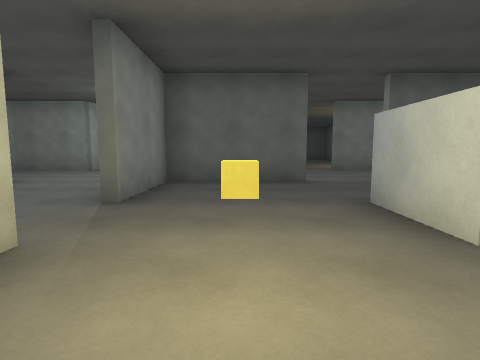
View 1 (above)

23 first-person views from a walk through a scene from a Unity 3-D project. The camera is 1.2 m above the floor, tilts 6° down and sees 80° across. Doors are open. The floor is counted in squares, 2 m on a side. Each view is taken from the middle of a square. On the plan, view 1 faces up. The plan holds only what a view shows up to about 9 squares ahead; the rest is blank. The place goes on beyond the plan. The player character is not drawn.

View 2
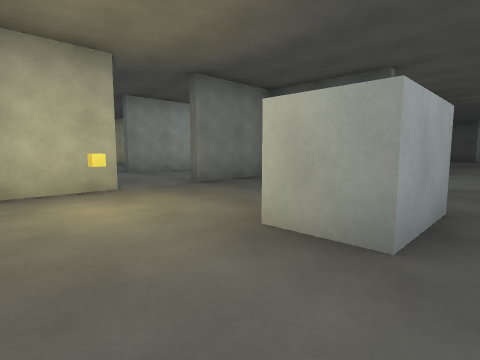

View 3
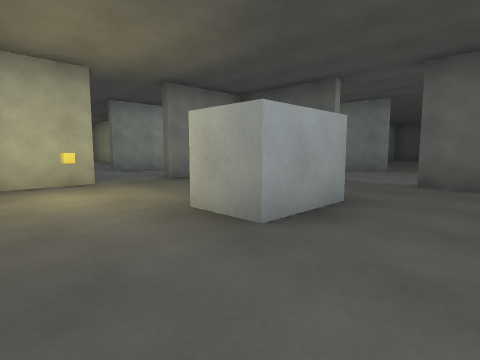

View 4
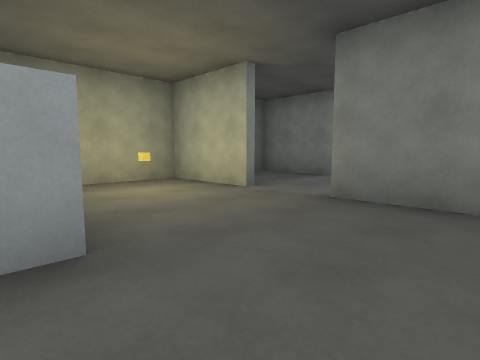

View 5
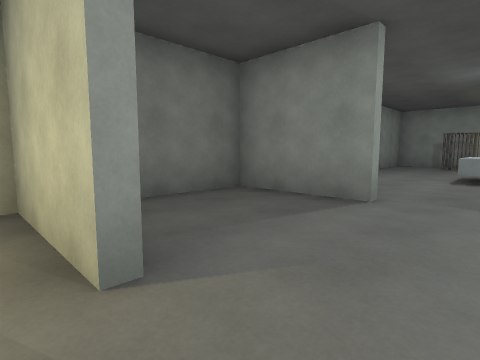

View 6
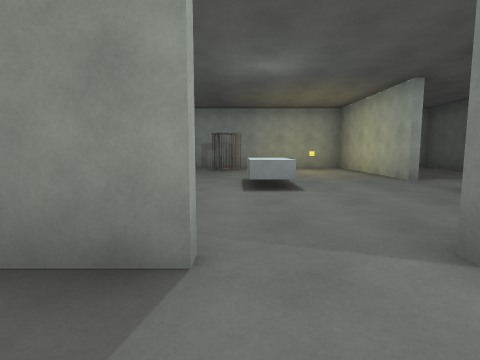

View 7
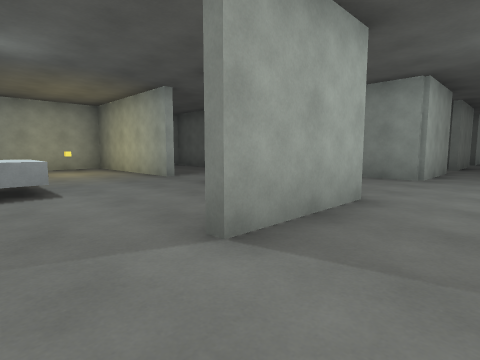

View 8
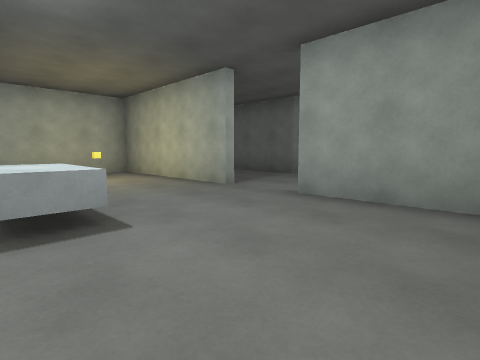

View 9
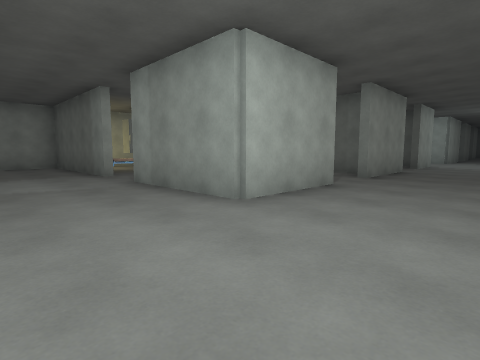

View 10
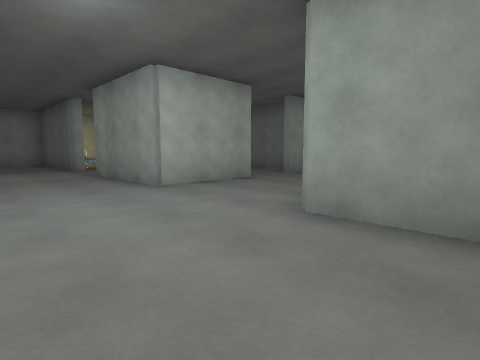

View 11
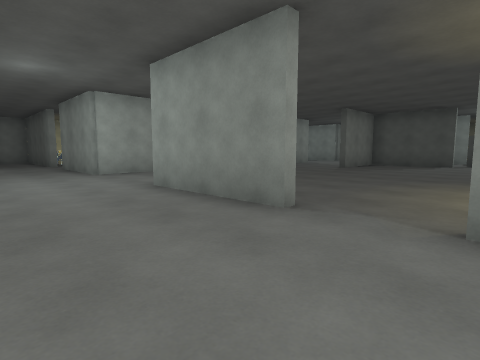

View 12
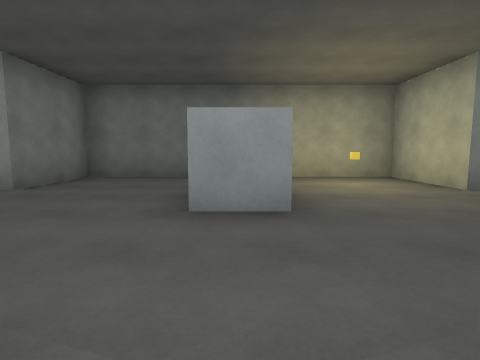

View 13
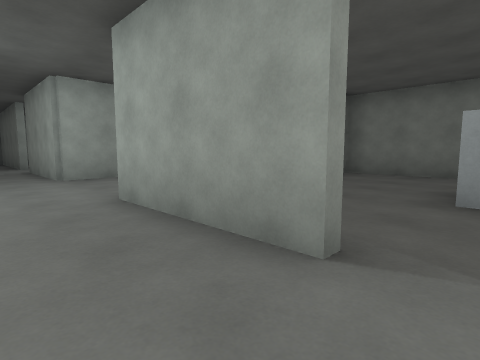

View 14
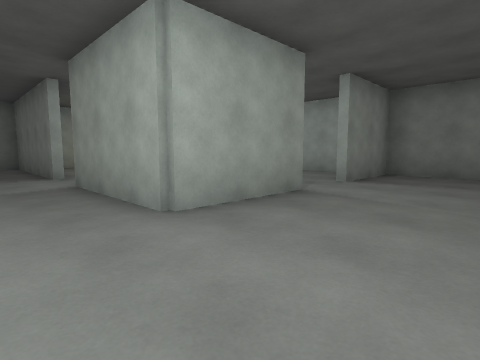

View 15
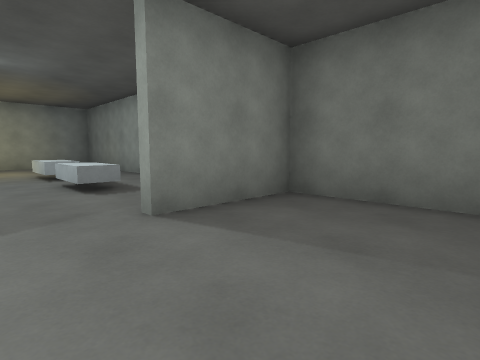

View 16
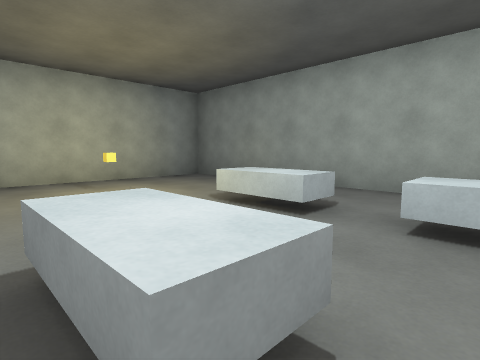

View 17
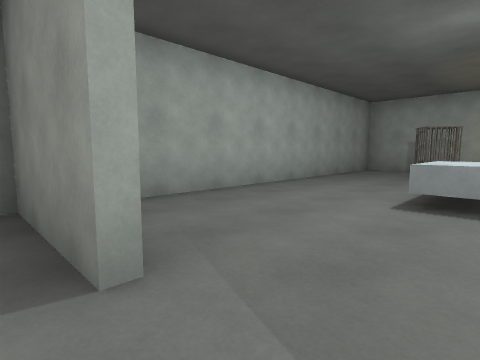

View 18
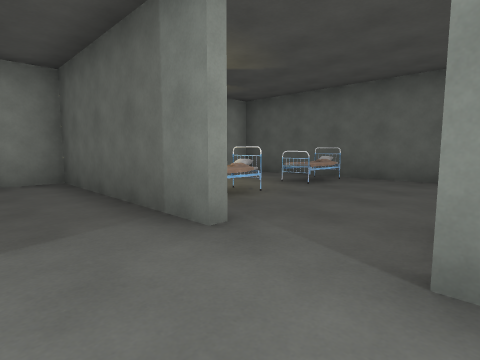

View 19
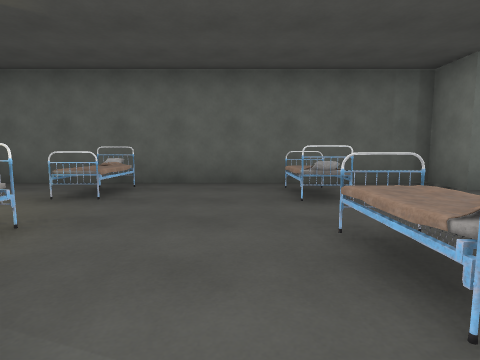

View 20
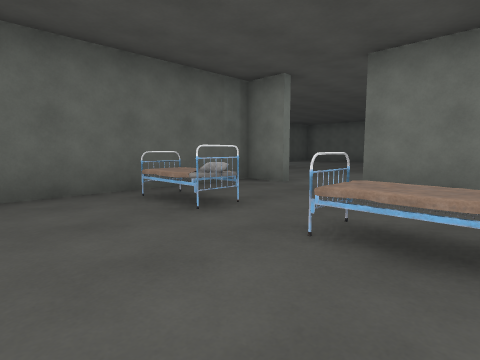

View 21
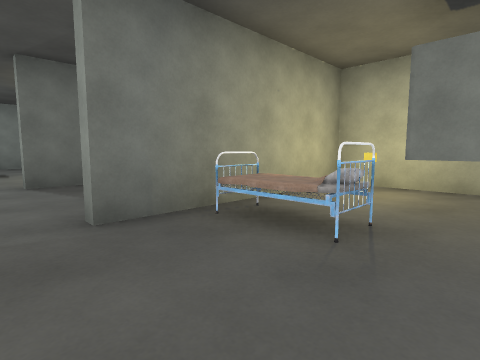

View 22
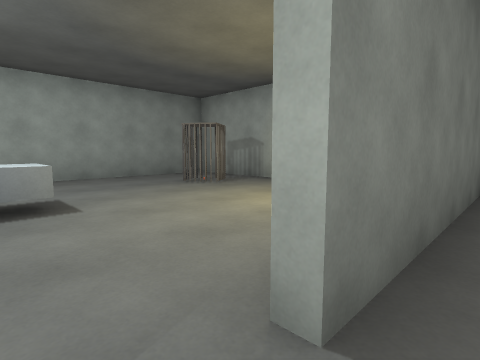

View 23
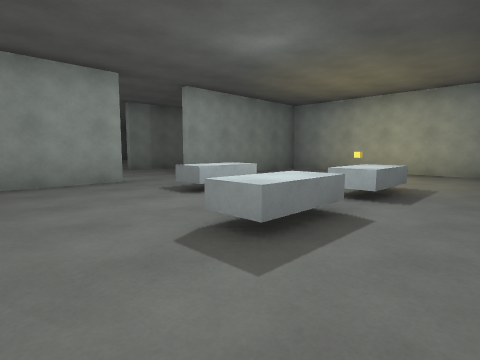

### Floor plan
Ten units are one square. View 1 is at (0, 0); x grows to the right and y downward. Boxes are objects, and circles mark ways between rooms. Rooms are numbered by the first view taken in them; rooms with no view inside come last. Other rooms are left out.
<svg viewBox="-130 -180 304 189">
<path fill="none" stroke="#000" d="M-14 -19 -14 4 9 4M25 -18 15 -18 15 -33 25 -33M14 -54 -14 -54 -14 -32M25 -33 25 -18M29 4 54 4 54 -18M36 -54 28 -54M-44 -19 -44 4 -26 4M-44 -56 -44 -32M-86 -54 -125 -54M-125 4 -56 4M-52 -54 -72 -54M-88 -29 -82 -29M-73 -29 -73 -21M40 -84 28 -84M14 -84 -16 -84M26 -56 55 -56M-44 -148 -44 -122M-44 -109 -44 -84 -72 -84M135 -84 128 -84M84 -31 84 -56 112 -56M128 -56 169 -56 169 -61M-86 -84 -125 -84M-125 -56 -88 -56M62 4 84 4 84 -18M96 4 169 4 169 -49M114 -54 94 -54M165 -54 128 -54M116 -12 104 -12 104 -18 116 -18M126 -32 114 -32 114 -38 126 -38M136 -12 124 -12 124 -18 136 -18M-125 -86 -88 -86M-46 -92 -46 -108M-46 -121 -46 -131 -125 -131"/>
<rect x="-5" y="-15" width="10" height="10" fill="#bbb"><title>other object</title></rect>
<rect x="-125" y="-25" width="20" height="10" fill="#bbb"><title>other object</title></rect>
<rect x="-115" y="-45" width="10" height="10" fill="#bbb"><title>other object</title></rect>
<rect x="145" y="-25" width="10" height="10" fill="#bbb"><title>other object</title></rect>
<rect x="-125" y="-105" width="10" height="10" fill="#bbb"><title>other object</title></rect>
<rect x="-105" y="-105" width="10" height="20" fill="#bbb"><title>other object</title></rect>
<rect x="-105" y="-125" width="10" height="10" fill="#bbb"><title>other object</title></rect>
<rect x="-75" y="-105" width="10" height="20" fill="#bbb"><title>other object</title></rect>
<rect x="-75" y="-125" width="10" height="10" fill="#bbb"><title>other object</title></rect>
<circle cx="20" cy="-40" r="3" fill="#2a7"/>
<circle cx="20" cy="-5" r="3" fill="#2a7"/>
<circle cx="-20" cy="-25" r="3" fill="#2a7"/>
<circle cx="20" cy="-50" r="3" fill="#2a7"/>
<circle cx="50" cy="-25" r="3" fill="#2a7"/>
<circle cx="-50" cy="-25" r="3" fill="#2a7"/>
<circle cx="-35" cy="-45" r="3" fill="#2a7"/>
<circle cx="-80" cy="-50" r="3" fill="#2a7"/>
<circle cx="65" cy="-45" r="3" fill="#2a7"/>
<circle cx="120" cy="-50" r="3" fill="#2a7"/>
<circle cx="-50" cy="-115" r="3" fill="#2a7"/>
<circle cx="-80" cy="-80" r="3" fill="#2a7"/>
<circle cx="80" cy="-25" r="3" fill="#2a7"/>
<text x="0" y="-20">1</text>
<text x="40" y="-20">2</text>
<text x="-30" y="-30">3</text>
<text x="-90" y="-20">4</text>
<text x="40" y="-130">5</text>
<text x="70" y="-20">6</text>
<text x="120" y="-20">7</text>
<text x="-90" y="-100">8</text>
</svg>
Room 1 opens to room 2. Room 1 opens to room 3. Room 1 opens to room 5. Room 2 opens to room 6. Room 3 opens to room 4. Room 3 opens to room 5. Room 4 opens to room 5. Room 5 opens to room 6. Room 5 opens to room 7. Room 5 opens to room 8. Room 6 opens to room 7.

Where each view was taken, in squares from view 1:
view 1: 0 up, 0 right, facing up
view 2: 0 up, 3 right, facing up-left
view 3: 0 up, 4 right, facing up-left
view 4: 5 up, 2 right, facing down-left
view 5: 3 up, 1 left, facing down-left
view 6: 2 up, 3 left, facing left
view 7: 2 up, 3 left, facing up-left
view 8: 2 up, 5 left, facing up-left
view 9: 6 up, 2 left, facing up-left
view 10: 6 up, 0 right, facing up-left
view 11: 6 up, 3 right, facing up-left
view 12: 6 up, 2 right, facing down
view 13: 7 up, 2 right, facing down-right
view 14: 7 up, 6 right, facing down-right
view 15: 3 up, 6 right, facing down-right
view 16: 4 up, 11 right, facing down-right
view 17: 3 up, 4 left, facing down-left
view 18: 7 up, 7 left, facing up-left
view 19: 8 up, 8 left, facing up
view 20: 9 up, 9 left, facing up-right
view 21: 11 up, 8 left, facing down-left
view 22: 6 up, 8 left, facing down-left
view 23: 0 up, 9 right, facing up-right
